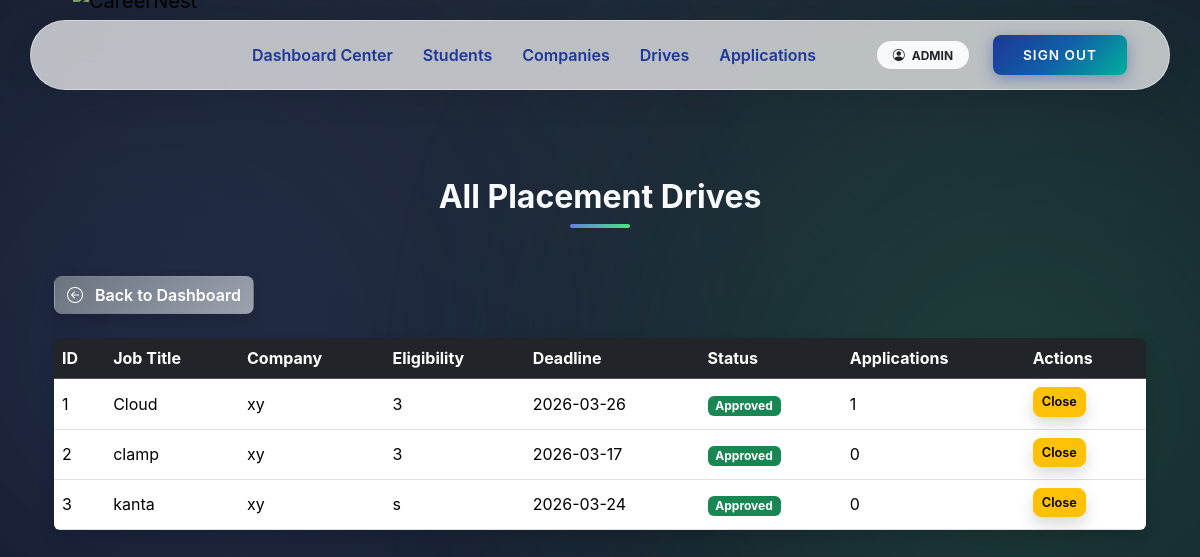
/admin/drives (signed in), run on an earlier commit of the app's database.
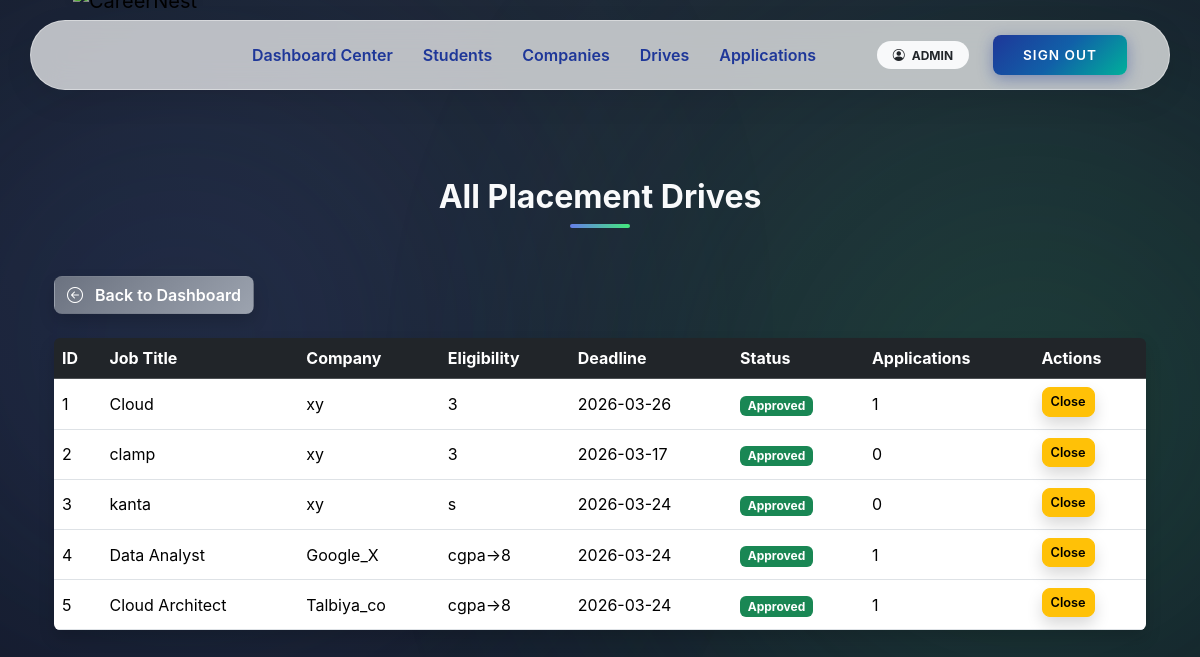
And on a later commit of the database.
### app/models.py (models this page shows)
class PlacementDrive(db.Model):
    __tablename__ = "placement_drives"
    drive_id = db.Column(db.Integer, primary_key=True)
    company_id = db.Column(
        db.Integer,
        db.ForeignKey("companies.user_id", ondelete="CASCADE"),
        nullable=False
    )
    job_title = db.Column(db.String(150), nullable=False)
    job_description = db.Column(db.Text, nullable=False)
    eligibility = db.Column(db.String(200))
    application_deadline = db.Column(db.Date)
    status = db.Column(db.String(20), default="Pending")
    created_at = db.Column(db.DateTime, default=datetime.utcnow)
    company = db.relationship("Company", back_populates="drives")
    applications = db.relationship(
        "Application",
        back_populates="drive",
        cascade="all, delete-orphan"
    )

class Company(db.Model):
    __tablename__ = "companies"
    user_id = db.Column(
        db.Integer,
        db.ForeignKey("users.user_id", ondelete="CASCADE"),
        primary_key=True
    )
    company_name = db.Column(db.String(150), nullable=False)
    industry = db.Column(db.String(100))
    location = db.Column(db.String(200))
    website = db.Column(db.String(200))
    contact_person = db.Column(db.String(100))
    contact_phone = db.Column(db.String(20))
    description = db.Column(db.Text)
    user = db.relationship("User", back_populates="company")
    drives = db.relationship(
        "PlacementDrive",
        back_populates="company",
        cascade="all, delete-orphan"
    )

### app/admin/routes.py (the view)
@admin_bp.route('/drives')
@login_required
@role_required('admin')
def drives():
    q = request.args.get('q', '')
    query = PlacementDrive.query
    if q:
        query = query.filter(PlacementDrive.job_title.ilike(f'%{q}%'))
    drives = query.all()
    return render_template('admin/drives.html', drives=drives, q=q)

### app/utils.py (called while the page is built)
def role_required(required_role):
    def decorator(f):
        @wraps(f)
        def decorated_function(*args, **kwargs):
            if not current_user.is_authenticated:
                abort(401)
            if current_user.role != required_role:
                abort(403)
            if required_role in ["student", "company"] and not current_user.is_approved:
                abort(403)
            if current_user.is_blacklisted:
                abort(403)
            return f(*args, **kwargs)
        return decorated_function
    return decorator

### app/templates/admin/drives.html (shortened to what this page needs)
{% extends 'base.html' %}
{% block content %}
<div class="dashboard-bg">
  <div class="container position-relative">
    <h2 class="section-heading text-center mb-5">All Placement Drives</h2>
    <a href="{{ url_for('admin.dashboard') }}" class="btn btn-gradient-secondary mb-4 shadow hover-glow text-white">
      <i class="bi bi-arrow-left-circle me-2"></i> Back to Dashboard
    </a>
    {% if drives %}
    <div class="table-responsive shadow rounded">
      <table class="table table-hover align-middle mb-0 text-white">
        <thead class="table-dark">
          <tr>
            <th>ID</th>
            <th>Job Title</th>
            <th>Company</th>
            <th>Eligibility</th>
            <th>Deadline</th>
            <th>Status</th>
            <th>Applications</th>
            <th>Actions</th>
          </tr>
        </thead>
        <tbody>
          {% for drive in drives %}
          <tr>
            <td>{{ drive.drive_id }}</td>
            <td>{{ drive.job_title }}</td>
            <td>{{ drive.company.company_name if drive.company else 'N/A' }}</td>
            <td>{{ drive.eligibility or 'N/A' }}</td>
            <td>{{ drive.application_deadline.strftime('%Y-%m-%d') if drive.application_deadline else 'N/A' }}</td>
            <td>
              {% if drive.status == 'Pending' %}
                <span class="badge bg-warning">Pending</span>
              {% elif drive.status == 'Approved' %}
                <span class="badge bg-success">Approved</span>
              {% elif drive.status == 'Rejected' %}
                <span class="badge bg-danger">Rejected</span>
              {% elif drive.status == 'Closed' %}
                <span class="badge bg-secondary">Closed</span>
              {% else %}
                <span class="badge bg-dark">{{ drive.status }}</span>
              {% endif %}
            </td>
            <td>{{ drive.applications|length }}</td>
            <td>
              {% if drive.status == 'Pending' %}
              <form action="{{ url_for('admin.approve_drive', drive_id=drive.drive_id) }}" method="POST" style="display:inline;">
                <button class="btn btn-success btn-sm mb-1 shadow hover-glow">Approve</button>
              </form>
              <form action="{{ url_for('admin.reject_drive', drive_id=drive.drive_id) }}" method="POST" style="display:inline;">
                <button class="btn btn-danger btn-sm mb-1 shadow hover-glow">Reject</button>
              </form>
              {% elif drive.status == 'Approved' %}
              <form action="{{ url_for('admin.close_drive', drive_id=drive.drive_id) }}" method="POST" style="display:inline;">
                <button class="btn btn-warning btn-sm mb-1 shadow hover-glow" onclick="return confirm('Close this drive?')">Close</button>
              </form>
              {% else %}
              <span class="text-muted">Closed</span>
              {% endif %}
            </td>
          </tr>
          {% endfor %}
        </tbody>
      </table>
    </div>
    {% else %}
    <div class="alert alert-info shadow rounded">No placement drives found.</div>
    {% endif %}
  </div>
</div>
{% endblock %}

What changed in the data, as far as the page shows it:
added PlacementDrive: drive_id "4", job_title "Data Analyst", company "Google_X", eligibility "cgpa->8", application_deadline "2026-03-24", status "Approved", applications|length "1"
added PlacementDrive: drive_id "5", job_title "Cloud Architect", company "Talbiya_co", eligibility "cgpa->8", application_deadline "2026-03-24", status "Approved", applications|length "1"
